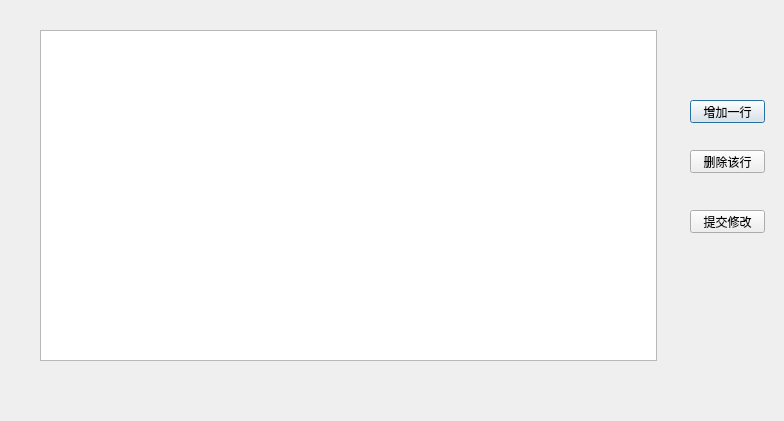
<?xml version="1.0" encoding="UTF-8"?>
<ui version="4.0">
 <class>fine_window</class>
 <widget class="QDialog" name="fine_window">
  <property name="geometry">
   <rect>
    <x>0</x>
    <y>0</y>
    <width>784</width>
    <height>421</height>
   </rect>
  </property>
  <property name="windowTitle">
   <string>修改罚金</string>
  </property>
  <widget class="QTableView" name="finetable">
   <property name="geometry">
    <rect>
     <x>40</x>
     <y>30</y>
     <width>617</width>
     <height>331</height>
    </rect>
   </property>
   <property name="editTriggers">
    <set>QAbstractItemView::AnyKeyPressed</set>
   </property>
  </widget>
  <widget class="QPushButton" name="addbutton">
   <property name="geometry">
    <rect>
     <x>690</x>
     <y>100</y>
     <width>75</width>
     <height>23</height>
    </rect>
   </property>
   <property name="text">
    <string>增加一行</string>
   </property>
  </widget>
  <widget class="QPushButton" name="delbutthon">
   <property name="geometry">
    <rect>
     <x>690</x>
     <y>150</y>
     <width>75</width>
     <height>23</height>
    </rect>
   </property>
   <property name="text">
    <string>删除该行</string>
   </property>
  </widget>
  <widget class="QPushButton" name="changebutton">
   <property name="geometry">
    <rect>
     <x>690</x>
     <y>210</y>
     <width>75</width>
     <height>23</height>
    </rect>
   </property>
   <property name="text">
    <string>提交修改</string>
   </property>
  </widget>
 </widget>
 <resources/>
 <connections/>
</ui>
